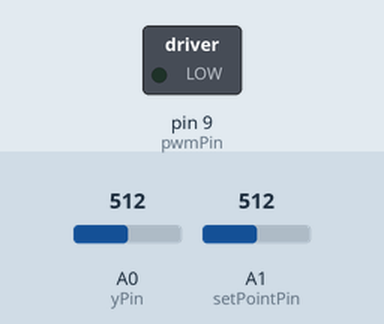
This sketch was run on a simulated Arduino Uno, built with avr-gcc and run on an emulated ATmega328P. Parts: switched loads named in the sketch (green lamp = pin HIGH). The inputs (shaded band) are chosen by the test bench; at power-on: A0 (yPin) = 512, A1 (setPointPin) = 512. What the sketch prints to the serial monitor is not drawn.

Above: at 1.2 s.
1.3 s: A0 (yPin) set to 0
At 1.58 s:
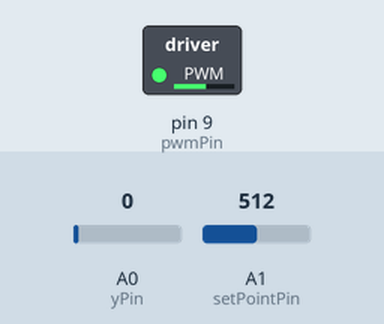
At 2.1 s:
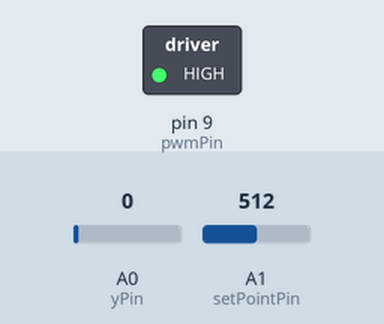
3.2 s: A0 (yPin) set to 210
At 3.95 s:
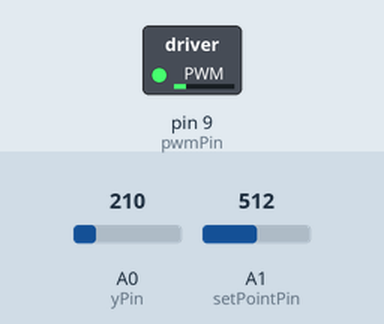
5.6 s: A1 (setPointPin) set to 879
8.6 s: A1 (setPointPin) set to 907
11.6 s: A1 (setPointPin) set to 306
Timing chart, 0 to 14.1 s (numbered marks = the images above; inputs shaded):
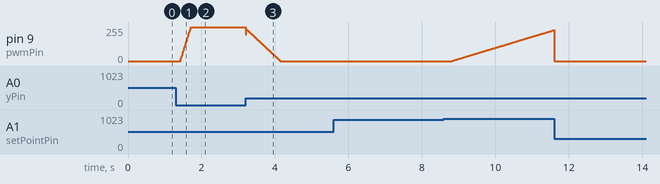

The sketch:

controlFinal.ino
```cpp
#include <avr/pgmspace.h>
#define MAX 1023
#define MIN 0
#define MAX_OUT 255
#define MAX_TIME 4294967296

int yPin = 0, setPointPin = 1, pwmPin = 9;
double lastError = 0, inputNow, output, error, integralPartial = 0, derivativePartial;
double kp = 2, ki = .05, kd = .2;
unsigned long startTime, Ts = 10;
int setPoint, readInt;

// this LUT calculates the sin of an angle from (0 input - > 0 degrees) to (1023 input -> 90 degrees)
const int sin_lut[1024] PROGMEM = {0,2,3,5,6,8,9,11,13,14,16,17,19,20,22,24,25,27,28,30,31,33,35,36,38,39,41,42,44,46,47,49,50,52,53,55,57,58,60,61,63,64,66,67,69,71,72,74,75,77,78,80,82,83,85,86,88,89,91,93,94,96,97,99,100,102,103,105,107,108,110,111,113,114,116,118,119,121,122,124,125,127,128,130,132,133,135,136,138,139,141,142,144,146,147,149,150,152,153,155,156,158,160,161,163,164,166,167,169,170,172,174,175,177,178,180,181,183,184,186,187,189,191,192,194,195,197,198,200,201,203,204,206,207,209,211,212,214,215,217,218,220,221,223,224,226,227,229,230,232,234,235,237,238,240,241,243,244,246,247,249,250,252,253,255,256,258,259,261,262,264,266,267,269,270,272,273,275,276,278,279,281,282,284,285,287,288,290,291,293,294,296,297,299,300,302,303,305,306,308,309,311,312,314,315,317,318,320,321,323,324,326,327,329,330,332,333,335,336,338,339,341,342,343,345,346,348,349,351,352,354,355,357,358,360,361,363,364,366,367,369,370,371,373,374,376,377,379,380,382,383,385,386,387,389,390,392,393,395,396,398,399,401,402,403,405,406,408,409,411,412,414,415,416,418,419,421,422,424,425,426,428,429,431,432,434,435,436,438,439,441,442,443,445,446,448,449,451,452,453,455,456,458,459,460,462,463,465,466,467,469,470,472,473,474,476,477,479,480,481,483,484,485,487,488,490,491,492,494,495,496,498,499,501,502,503,505,506,507,509,510,511,513,514,516,517,518,520,521,522,524,525,526,528,529,530,532,533,534,536,537,538,540,541,542,544,545,546,548,549,550,552,553,554,556,557,558,560,561,562,564,565,566,568,569,570,571,573,574,575,577,578,579,581,582,583,584,586,587,588,590,591,592,593,595,596,597,599,600,601,602,604,605,606,607,609,610,611,612,614,615,616,617,619,620,621,622,624,625,626,627,629,630,631,632,634,635,636,637,639,640,641,642,643,645,646,647,648,650,651,652,653,654,656,657,658,659,660,662,663,664,665,666,668,669,670,671,672,673,675,676,677,678,679,681,682,683,684,685,686,688,689,690,691,692,693,694,696,697,698,699,700,701,703,704,705,706,707,708,709,710,712,713,714,715,716,717,718,719,721,722,723,724,725,726,727,728,729,731,732,733,734,735,736,737,738,739,740,741,743,744,745,746,747,748,749,750,751,752,753,754,755,756,757,759,760,761,762,763,764,765,766,767,768,769,770,771,772,773,774,775,776,777,778,779,780,781,782,783,784,785,786,787,788,789,790,791,792,793,794,795,796,797,798,799,800,801,802,803,804,805,806,807,808,809,810,811,812,813,814,815,816,817,818,818,819,820,821,822,823,824,825,826,827,828,829,830,831,831,832,833,834,835,836,837,838,839,840,841,841,842,843,844,845,846,847,848,849,849,850,851,852,853,854,855,855,856,857,858,859,860,861,861,862,863,864,865,866,866,867,868,869,870,871,871,872,873,874,875,876,876,877,878,879,880,880,881,882,883,884,884,885,886,887,888,888,889,890,891,891,892,893,894,894,895,896,897,897,898,899,900,900,901,902,903,903,904,905,906,906,907,908,909,909,910,911,911,912,913,914,914,915,916,916,917,918,918,919,920,921,921,922,923,923,924,925,925,926,927,927,928,929,929,930,931,931,932,933,933,934,934,935,936,936,937,938,938,939,939,940,941,941,942,943,943,944,944,945,946,946,947,947,948,949,949,950,950,951,951,952,953,953,954,954,955,955,956,957,957,958,958,959,959,960,960,961,961,962,963,963,964,964,965,965,966,966,967,967,968,968,969,969,970,970,971,971,972,972,973,973,974,974,975,975,976,976,977,977,977,978,978,979,979,980,980,981,981,982,982,982,983,983,984,984,985,985,985,986,986,987,987,988,988,988,989,989,990,990,990,991,991,992,992,992,993,993,993,994,994,995,995,995,996,996,996,997,997,997,998,998,998,999,999,999,1000,1000,1000,1001,1001,1001,1002,1002,1002,1003,1003,1003,1004,1004,1004,1005,1005,1005,1005,1006,1006,1006,1007,1007,1007,1007,1008,1008,1008,1008,1009,1009,1009,1009,1010,1010,1010,1010,1011,1011,1011,1011,1012,1012,1012,1012,1013,1013,1013,1013,1013,1014,1014,1014,1014,1015,1015,1015,1015,1015,1015,1016,1016,1016,1016,1016,1017,1017,1017,1017,1017,1017,1018,1018,1018,1018,1018,1018,1019,1019,1019,1019,1019,1019,1019,1019,1020,1020,1020,1020,1020,1020,1020,1020,1021,1021,1021,1021,1021,1021,1021,1021,1021,1021,1022,1022,1022,1022,1022,1022,1022,1022,1022,1022,1022,1022,1022,1022,1022,1023,1023,1023,1023,1023,1023,1023,1023,1023,1023,1023,1023,1023,1023,1023,1023,1023,1023,1023,1023,1023};

int values[200], count = 0;

void setup() {
  Serial.begin(9600);
  pinMode(pwmPin, OUTPUT);
  pinMode(yPin, INPUT);
}

void loop() {

  startTime = millis();

  // read the input
  setPoint = analogRead(setPointPin);
  // calculete the sin of the input
  setPoint = pgm_read_word_near(sin_lut+setPoint);

  // read the sensor and set it to wanted the range (*3.6)
  readInt = fixRange(analogRead(yPin)*3.6); // 1023 = 90 degrees
  // calculate the sin of the sensor
  inputNow = pgm_read_word_near(sin_lut+readInt);

  // calculate the error
  error = setPoint - inputNow;

  // calculate integral part
  integralPartial += error;
  // calculate derivative part
  derivativePartial = error - lastError;

  // output to motor is the sum of parts
  output = kp * error + ki*integralPartial + kd*derivativePartial;

  // write output to pwm
  analogWrite(pwmPin, fixRangeOutput(output/4));

  // save error for derivative part
  lastError  = error;

  // check for error in sample time
  if (millis() -startTime > Ts) {
    Serial.println("too much fs");
  }

  if (count < 200){
    values[count] = inputNow;
    count++;
  }
  else if (count == 200){
    for (int i=0; i<200; i++){
      Serial.print(values[i]);
      Serial.print(", ");
    }
    Serial.println();
    count++;
  }

  startTime = millis();
  // wait to execute next step
  delay(Ts - timeDiff(millis(), startTime));


}

double fixRange(double a){
  if (a>MAX) return MAX;
  if (a<MIN) return MIN;
  return a;
}

double fixRangeOutput(double a){
  if (a>MAX_OUT) return MAX_OUT;
  if (a<0) return 0;
  return a;
}

unsigned long timeDiff(unsigned long now, unsigned long before){
  if (now>=before) return now - before;
  else return now + MAX_TIME -before;
}
```

Measured:
- after the input at 1.3 s, pin 9 (pwmPin): moves from 0/255 to 255/255 over 0.29 s, starting after 0.13 s
- after the input at 5.6 s, every drawn part: stays the same
